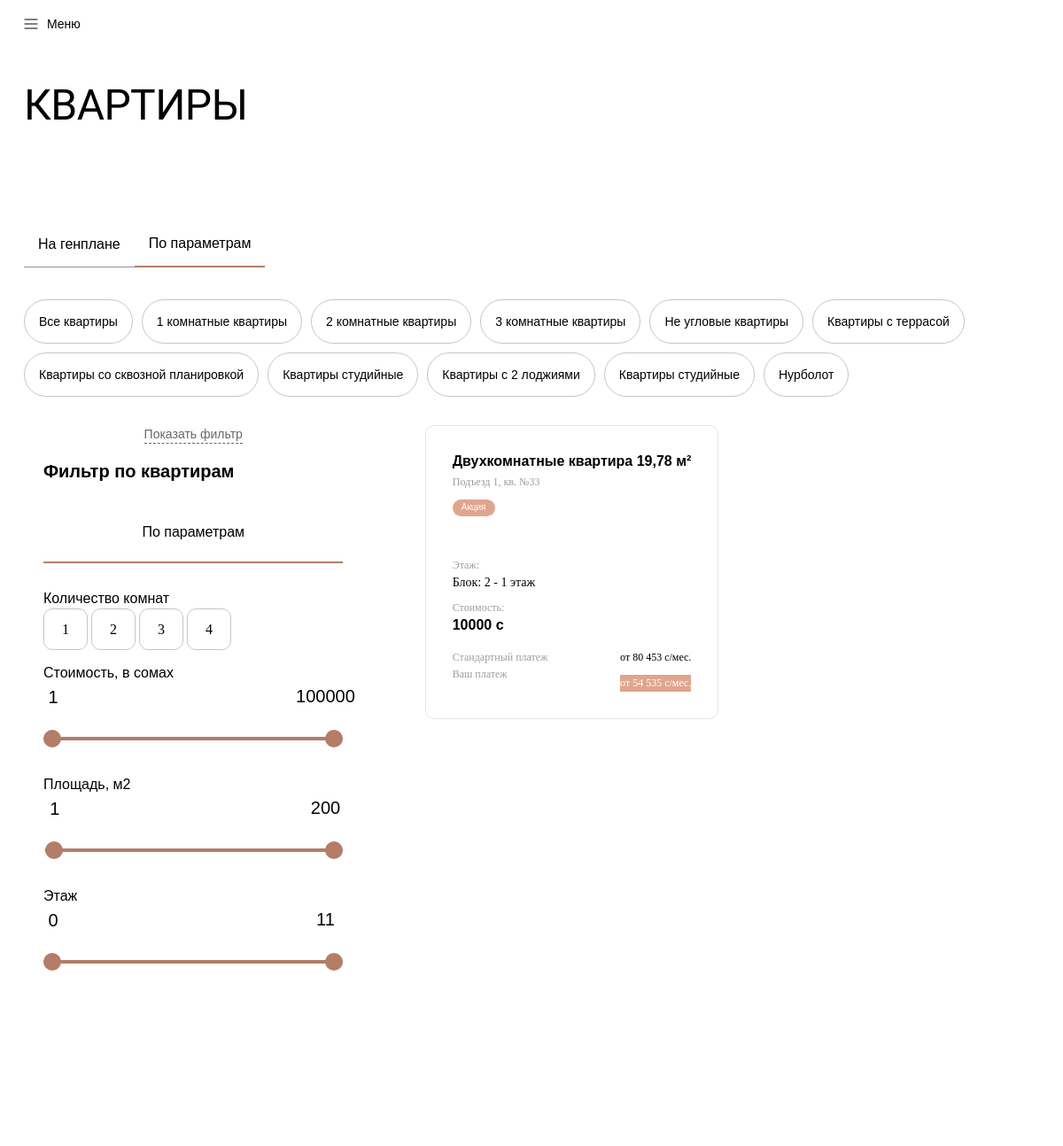
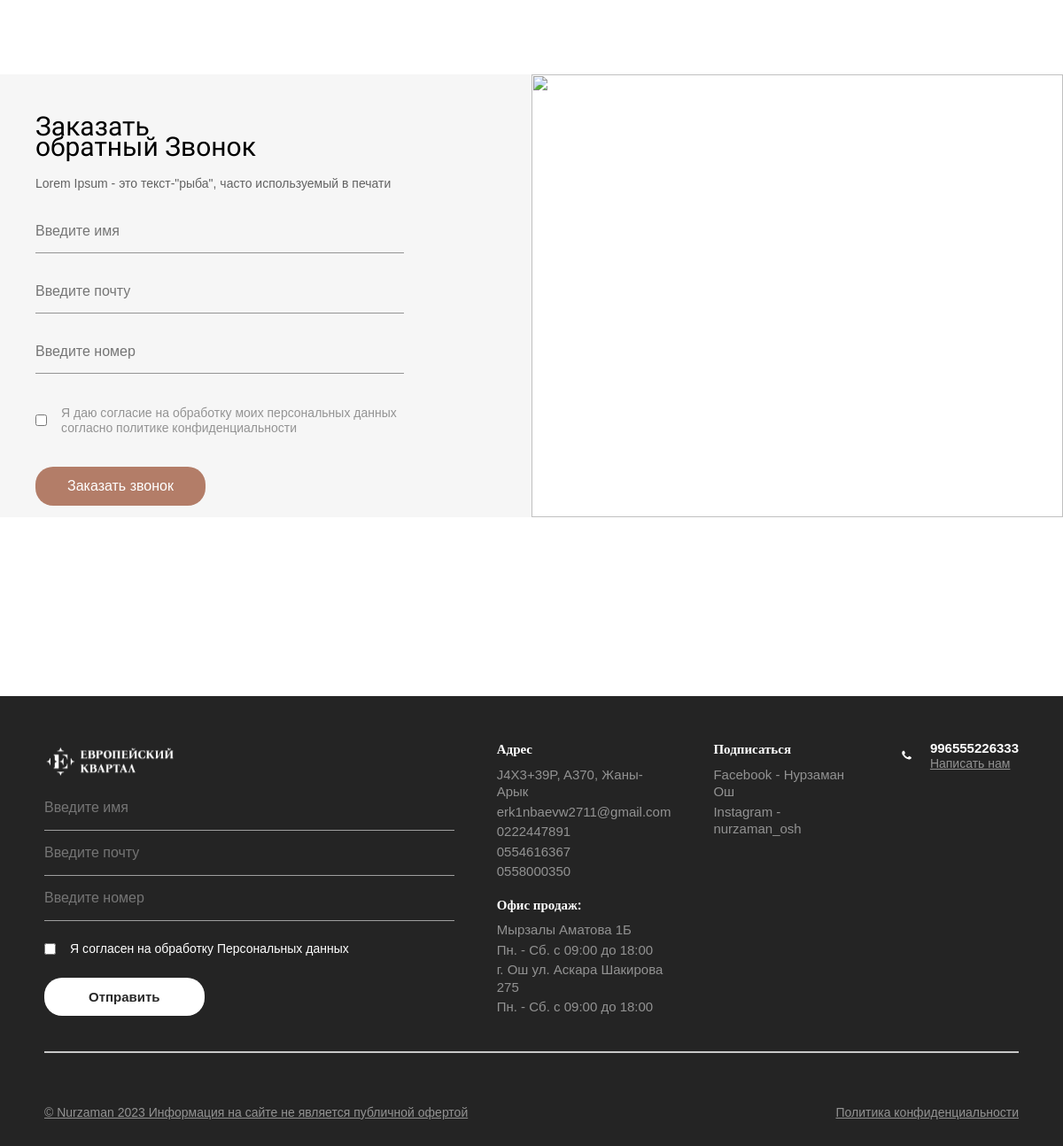
The app's page /catalog/?category=5 with its own data (2 pictures, top to bottom).
### apps/apartment/models.py (models this page shows, shortened)
class Category(models.Model):
    title = models.CharField(
        max_length = 255,
        verbose_name = "Название категории",
        blank= True, null = True
    )
    class Meta:
        verbose_name = "Категория квартир"
        verbose_name_plural = "Категория квартир"

class Rooms(models.Model):
    title = models.CharField(
        max_length = 255,
        verbose_name = "Сколько Комнат"
    )
    def __str__(self):
        return self.title
    class Meta:
        verbose_name = "Добавить Комнаты"
        verbose_name_plural = "Добавить Комнаты"

class Apartment(models.Model):
    category = models.ForeignKey(
        Category,
        related_name = "category_room",
        on_delete = models.CASCADE,
        verbose_name = "Выбрерите категорию"
    )
    floor = models.ForeignKey(
        Floor,
        related_name='floor_form',
        on_delete = models.CASCADE,
        verbose_name = "Сколько этаж",
    )
    room = models.ForeignKey(
        Rooms,
        on_delete = models.CASCADE,
        verbose_name = "Выбрерите сколько комнат"
    )
    status = models.ForeignKey(
        Status,
        related_name = "choise_room",
        on_delete = models.CASCADE,
        verbose_name = "Выбрерите статус"
    )
    razmer = models.FloatField(
        verbose_name = "Введите размер"
    )
    info = models.CharField(
        max_length = 255,
        verbose_name ="Дополнительная информация",
        blank = True,null=True
    )
    layote = ResizedImageField(
        force_format="WEBP",
        quality=100,
        upload_to='layote/',
        verbose_name="Фотография планировки",
        blank = True,null=True
    )
    plan = ResizedImageField(
        force_format="WEBP",
        quality=100,
        upload_to='plan/',
        verbose_name="Фотография на плане этажа",
        blank = True,null=True
    )
    object = ResizedImageField(
        force_format="WEBP",
        quality=100,
        upload_to='object/',
        verbose_name="Фотография на объекте",
        blank = True,null=True
    )
    price = models.IntegerField(
        verbose_name = "Цена"
    )
    exploitation = models.CharField(
        max_length = 255,
        verbose_name = "Ввод в эксплуатацию"
    )
    layout_text = models.CharField(
        max_length = 255,
        verbose_name = "Тип планировок "
    )
    pdf = models.FileField(
        upload_to='pdfs/',
        blank=True, null=True
    )
    class Meta:
        verbose_name = "Добавить Квартиру"
        verbose_name_plural = "Добавить Квартиру"

class Status(models.Model):
    title = models.CharField(
        max_length = 255,
        verbose_name = "Статус квартиры"
    )
    it = models.IntegerField(
        verbose_name = "Id"
    )
    def __str__(self):
        return self.title
    class Meta:
        verbose_name = "Добавить Статус"
        verbose_name_plural = "Добавить Статус"

class Floor(models.Model):
    block = models.ForeignKey(
        'Block',
        on_delete=models.CASCADE,
        verbose_name="Выбрать блок"
    )
    title = models.IntegerField(
        default=0,
        verbose_name="этаж"
    )
    def __str__(self):
        return f"{self.block} - {self.title} этаж"
    class Meta:
        verbose_name = "Добавить Этаж"
        verbose_name_plural = "Добавить Этажи"

class Block(models.Model):
    number = models.IntegerField(
        default = 0,
        verbose_name = "Название блока"
    )
    date = models.DateTimeField(
        blank=True,null = True,
        verbose_name = "Дата сдачи"
    )
    it = models.IntegerField(
        verbose_name = "Нумерация",
        blank=True,null=True
    )
    def __str__(self):
        return f"Блок: {self.number}"
    class Meta:
        verbose_name = "Добавить Блок"
        verbose_name_plural = "Добавить Блоки"

### apps/base/models.py (models this page shows, shortened)
class ContactInfo(models.Model):
    title = RichTextField(
        verbose_name="Информационный текст",
        blank=True,null=True
    )
    image = ResizedImageField(
        force_format="WEBP",
        quality=100,
        upload_to='gallery/',
        verbose_name="Фотография",
        blank = True, null = True
    )
    class Meta:
        verbose_name = "Страница контакты"
        verbose_name_plural = "Страница контакты"

class Settings(models.Model):
    title = models.CharField(
        max_length=255,
        verbose_name="Название сайта"
    )
    descriptions = models.TextField(
        verbose_name="Информационный текст",
        blank=True,null=True
    )
    logo = ResizedImageField(
        force_format="WEBP",
        quality=100,
        upload_to='logo/',
        verbose_name="Логотип Компании",
        blank = True, null = True
    )
    logo_complex = ResizedImageField(
        force_format="WEBP",
        quality=100,
        upload_to='logo/',
        verbose_name="Логотип Комплекса",
        blank = True, null = True
    )
    email = models.EmailField(
        max_length=255,
        verbose_name='Почта'
        )
    location = models.CharField(
        max_length=255,
        verbose_name='Адрес'
    )
    whatsapp = models.URLField(
        verbose_name='Whatspp URL',
        blank=True, null=True
    )
    whatsapp_number = models.CharField(
        max_length = 255,
        verbose_name = "Whatsapp номер"
    )
    instagram = models.URLField(
        verbose_name='Instagram URL',
        blank=True, null=True
    )
    youtube = models.URLField(
        verbose_name='Youtube URL',
        blank=True, null=True
    )
    facebook = models.URLField(
        verbose_name='Facebook URL',
        blank=True, null=True
    )
    class Meta:
            verbose_name = "Основная настройка"
            verbose_name_plural = "Основные настройки"

class SettingsPhone(models.Model):
    settings = models.ForeignKey(Settings, related_name='phone_title', on_delete=models.CASCADE)
    phone = models.CharField(
          max_length = 255,
          verbose_name = "Телефонный номер"
     )
    class Meta:
        unique_together = ('settings', 'phone')
        verbose_name = "Дополнительный телефонный номер"
        verbose_name_plural = "Дополнительный телефонный номер"

class SettingsOffice(models.Model):
    settings = models.ForeignKey(Settings, related_name='office_title', on_delete=models.CASCADE)
    location = models.CharField(
        max_length=255,
        verbose_name='Адрес'
    )
    phone = models.CharField(
          max_length = 255,
          verbose_name = "График работы"
     )
    class Meta:
        unique_together = ('settings', 'phone', 'location')
        verbose_name = "Офис продаж"
        verbose_name_plural = "Офис продаж"

class SettingsSoc(models.Model):
    settings = models.ForeignKey(Settings, related_name='settings_soc', on_delete=models.CASCADE)
    title = models.CharField(
          max_length = 255,
          verbose_name = "Название соц.сети"
     )
    username = models.CharField(
        max_length = 255,
        verbose_name = "username аккаунта"
    )
    url = models.URLField(
        verbose_name = "Ссылка"
    )
    class Meta:
        unique_together = ('settings', 'title')
        verbose_name = "Соц сети"
        verbose_name_plural = "Соц сети"

### apps/apartment/views.py (the view, shortened to what this page needs)
# urls.py: path('catalog/', views.catalog, name="catalog"),
def catalog(request):
    settings = Settings.objects.latest("id")
    apartments = models.Apartment.objects.all()
    categories = models.Category.objects.all()
    category_id = request.GET.get('category')
    if category_id:
        apartments = apartments.filter(category__id=category_id)
    rooms = models.Rooms.objects.all()
    rooms_id = request.GET.get("room")
    if rooms_id:
        apartments = apartments.filter(room_id=rooms_id)
    features = models.Osob.objects.all()
    feature_id = request.GET.get('Ben')  # Получаем ID выбранной особенности из запроса
    if feature_id and feature_id != "0":
        apartments = apartments.filter(apartmentosob__title_id=feature_id)
    search_form = ApartmentSearchForm(request.GET or None)
    apartment_count = apartments.count()
    contactinfo = ContactInfo.objects.latest('id')
    return render(request, 'catalog.html', locals())

### templates/catalog.html (shortened to what this page needs)
{% load static %}
<!DOCTYPE html>
<html lang="en">
  <head>
    <link rel="stylesheet" href="{% static 'assets/styles/style.css' %}" />
    <link rel="stylesheet" href="{% static 'assets/styles/swiperStyle.css' %}" />
  </head>
  <body>
    <header class="header" style="height: fit-content">
      <nav class="nav" style="background-color: white">
        <div class="burger" id="menuButton">
          <svg xmlns="http://www.w3.org/2000/svg" width="16" height="12" viewBox="0 0 16 12" fill="none">
            <path d="M1 1H15" stroke="black" stroke-linecap="round" />
            <path d="M1 6H15" stroke="black" stroke-linecap="round" />
            <path d="M1 11H15" stroke="black" stroke-linecap="round" />
          </svg>
          <p style="color: black">Меню</p>
        </div>
      </nav>
      <br />
    </header>
    <br />
    <br /><br />
    <main class="main" style="padding: 0 27px">
      <br />
      <h1>КВАРТИРЫ</h1>
      <br /><br /><br /><br />
      <div class="sliderLink" style="margin-top: 30px;">
        <a href="{% url 'genplaning' %}">
          <div class="navSlideLink" style="padding: 1rem">На генплане</div>
        </a>
        <div class="navSlideLink activee" style="padding: 1rem">По параметрам</div>
      </div>
      <br /><br />
      <div class="filterList">
        <a href="{% url 'catalog' %}" class="filterItem">Все квартиры</a>
        {% for category in categories %}
        <a href="{% url 'catalog' %}?category={{ category.id }}" class="filterItem">{{ category.title }}</a>
        {% endfor %}
      </div>
    </main>
    <div class="filterZone" style="padding: 0 27px">
      <div class="scrollBar" >
        <div id="openFilter" class="moreFlatCard">
          <p>Показать фильтр</p>
        </div>
        <div class="leftFilteredZone">
          <h1>Фильтр по квартирам</h1>
          <div class="sliderLink">
            <div class="navSlideLink activee" style="width: 100%">По параметрам</div>
          </div>
          <div>
            <h2>Количество комнат</h2>
            {% for room in rooms %}
              <a style='color:black' href="{% url 'catalog' %}?room={{ room.id }}" class="roomButton">{{ room.id }}</a>
            {% endfor %}
          </div>
          <div>
            <h2>Стоимость, в сомах</h2>
            <br /><br />
            <div class="range-slider">
              <input type="range" id="min_price" name="min_price" min="1" max="100000" value="1" class="range-slider__input" />
              <input type="range" id="max_price" name="max_price" min="1" max="100000" value="100000" class="range-slider__input" />
            </div>
          </div>
          <div>
            <h2>Площадь, м2</h2>
            <br /><br />
            <div class="range-slider">
              <input type="range" id="min_size" name="min_size" min="0" max="200" value="1" class="range-slider__input" />
              <input type="range" id="max_size" name="max_size" min="0" max="200" value="200" class="range-slider__input" />
            </div>
          </div>
          <div>
            <h2>Этаж</h2>
            <br /><br />
            <div class="range-slider">
              <input type="range" id="min_floor" name="min_floor" min="0" max="11" value="0" class="range-slider__input" />
              <input type="range" id="max_floor" name="max_floor" min="0" max="11" value="11" class="range-slider__input" />
            </div>
          </div>
        </div>
      </div>
      <div class="flatList">
        {% for apartment in apartments %}
        <a href="{% url 'planing' apartment.id %}">
          <div class="flatListCard">
            <div class="cardHead">
              <h1>{{apartment.room}} квартира {{apartment.razmer}} м²</h1>
              <p>{{apartment.info}}</p>
            </div>
            {% if apartment.status%}
            <button class="flatMetka">{{apartment.status}}</button>
            {% endif %}
            <br />
            <div class="cardFlatImage">
            </div>
            <br />
            <div class="cardFlatInf">
              <p>Этаж:</p>
              <h2>{{apartment.floor}} </h2>
            </div>
            <div class="cardFlatInf">
              <p>Стоимость:</p>
              <h1>{{apartment.price}} с</h1>
            </div>
            <br />
            <div class="cardFootFlat">
              <div>
                <h1>Стандартный платеж <img width="14px" src="{% static 'assets/svg/div.tooltip-circle.svg' %}" alt="" /></h1>
                <h1>Ваш платеж <img width="14px" src="{% static 'assets/svg/div.tooltip-circle — копия.svg' %}" alt="" /></h1>
              </div>
              <div>
                <h2>от 80 453 с/мес.</h2>
                <h3>от 54 535 с/мес.</h3>
              </div>
            </div>
          </div>
        </a>
        {% endfor %}
      </div>
    </div>
    <br /><br />
    <div class="h100"></div>
    {% include 'include/contact_form.html'%}
    <br /><br /><br /><br />
    <div class="h100"></div>
    {% include "include/footer.html" %}
  </body>
  </body>
</html>

### templates/include/contact_form.html (shortened to what this page needs)
<section id="section6" class="form">
    <form method = "POST" class="formSection">
      {{contactinfo.title|safe}}
      <input placeholder="Введите имя" name = "name" class="Forminput" type="text" />
      <input placeholder="Введите почту" name = "email"  class="Forminput" type="email" />
      <input placeholder="Введите номер" name = "number"  class="Forminput" type="text" />
      <div class="checkbox">
        <input type="checkbox" name="consent"  id="agreementFeedback" />
        <label for="agreementFeedback">
          Я даю согласие на обработку моих персональных данных<br />
          согласно политике конфиденциальности
        </label>
      </div>
      <button name = "call1" class="formButton">Заказать звонок</button>
    </form>
    <div class="formImager">
      <img src="{{contactinfo.image.url}}" alt="" />
    </div>
  </section>

### templates/include/footer.html (shortened to what this page needs)
{% load static %}
<footer class="footer none1024">
  <form method="POST">
    <div class="leftFooter">
      <img src="{% static 'assets/svg/Mask group.svg' %}" alt="" />
    </div>
    <input
      placeholder="Введите имя"
      name="name2"
      class="Forminputt"
      type="text"
    />
    <input
      placeholder="Введите почту"
      name="email2"
      class="Forminputt"
      type="email"
    />
    <input
      placeholder="Введите номер"
      name="number2"
      class="Forminputt"
      type="text"
    />
    <div class="checkboxx">
      <input type="checkbox" name="consent2" />
      <p>Я согласен на обработку Персональных данных</p>
    </div>
    <button name="call2" class="footerButton">Отправить</button>
  </form>
  <div class="footerCenter">
    <div>
      <h1>Адрес</h1>
      <p>{{settings.location}}</p>
      <p>{{settings.email}}</p>
      {% for settings in settings.phone_title.all%}
      <p>{{settings.phone}}</p>
      {% endfor %}
    </div>
    <div>
      <h1>Офис продаж:</h1>
      {% for settings in settings.office_title.all%}
      <p>{{settings.location}}</p>
      <p>{{settings.phone}}</p>
      {% endfor %}
    </div>
  </div>
  <div class="footerCenter">
    <div>
      <h1>Подписаться</h1>
      {% for settings in settings.settings_soc.all %}
      <a href="{{settings.url}}">
        <p>{{settings.title}} - {{settings.username}}</p>
      </a>
      {% endfor %}
    </div>
  </div>
  <div class="footerRight">
    <a href="{{settings.whatsapp}}">
      <div class="writeUs">
        <p>
          {{settings.whatsapp_number}}
          <br />
          <u> Написать нам</u>
        </p>
      </div>
    </a>
    <div class="sosial">
    </div>
  </div>
</footer>
<footer class="footer" style="flex-direction: column">
  <div class="line mobileNoneDiv"></div>
  <div class="underFoot">
    <div class="writeUs">
      <p>
        <u>© Nurzaman 2023 Информация на сайте не является публичной офертой</u>
      </p>
    </div>
    <div class="writeUs">
      <p><u>Политика конфиденциальности</u></p>
    </div>
  </div>
</footer>

### records on screen
Category: title "1 комнатные квартиры"
Category: title "2 комнатные квартиры"
Category: title "3 комнатные квартиры"
Category: title "Не угловые квартиры"
Category: title "Квартиры с террасой"
Category: title "Квартиры со сквозной планировкой"
Category: title "Квартиры студийные"
Category: title "Квартиры с 2 лоджиями"
Category: title "Квартиры студийные"
Category: title "Нурболот"
Rooms: id "1"
Rooms: id "2"
Rooms: id "3"
Rooms: id "4"
Apartment: room "Двухкомнатные", razmer "19,78", info "Подъезд 1, кв. №33", status "Акция", floor "Блок: 2 - 1 этаж", price "10000"
ContactInfo: title "Заказать обратный Звонок Lorem Ipsum - это текст-\"рыба\", часто используемый в печати"
Settings: location "J4X3+39P, A370, Жаны-Арык", email "erk1nbaevw2711@gmail.com", whatsapp_number "996555226333"
SettingsPhone: phone "0222447891"
SettingsPhone: phone "0554616367"
SettingsPhone: phone "0558000350"
SettingsOffice: location "Мырзалы Аматова 1Б", phone "Пн. - Сб. c 09:00 до 18:00"
SettingsOffice: location "г. Ош ул. Аскара Шакирова 275", phone "Пн. - Сб. c 09:00 до 18:00"
SettingsSoc: title "Facebook", username "Нурзаман Ош"
SettingsSoc: title "Instagram", username "nurzaman_osh"
